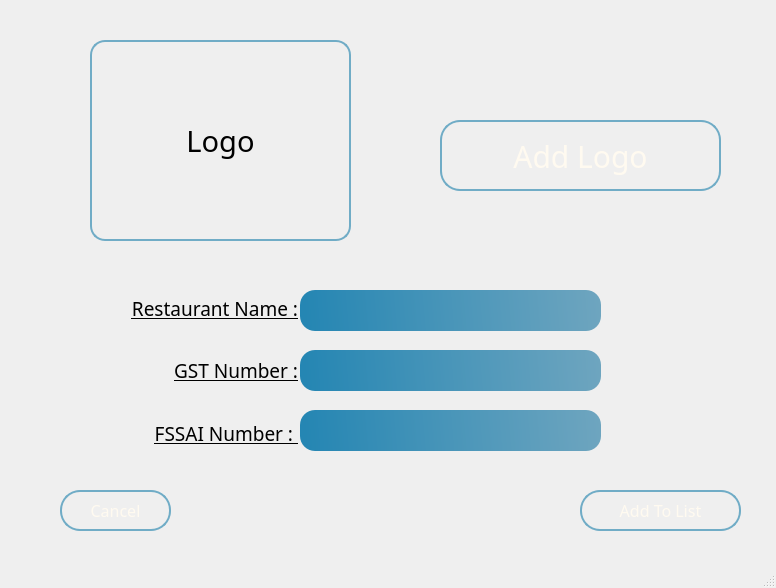
<?xml version="1.0" encoding="UTF-8"?>
<ui version="4.0">
 <class>New_restro</class>
 <widget class="QMainWindow" name="New_restro">
  <property name="geometry">
   <rect>
    <x>0</x>
    <y>0</y>
    <width>776</width>
    <height>588</height>
   </rect>
  </property>
  <property name="windowTitle">
   <string>New Restaurant</string>
  </property>
  <property name="windowIcon">
   <iconset>
    <normaloff>icon.png</normaloff>icon.png</iconset>
  </property>
  <widget class="QWidget" name="centralwidget">
   <widget class="QLabel" name="logo_label">
    <property name="geometry">
     <rect>
      <x>90</x>
      <y>40</y>
      <width>261</width>
      <height>201</height>
     </rect>
    </property>
    <property name="font">
     <font>
      <family>Segoe UI Variable Small Light</family>
      <pointsize>22</pointsize>
     </font>
    </property>
    <property name="styleSheet">
     <string notr="true">QLabel {
    border: 2px solid rgb(112, 172, 198);  
    padding: 10px;            
    border-radius: 15px;     
}

</string>
    </property>
    <property name="text">
     <string>Logo</string>
    </property>
    <property name="alignment">
     <set>Qt::AlignCenter</set>
    </property>
   </widget>
   <widget class="QPushButton" name="add_logo_pb">
    <property name="geometry">
     <rect>
      <x>440</x>
      <y>120</y>
      <width>281</width>
      <height>71</height>
     </rect>
    </property>
    <property name="font">
     <font>
      <family>Segoe UI Variable Small Semilig</family>
      <pointsize>-1</pointsize>
     </font>
    </property>
    <property name="styleSheet">
     <string notr="true">QPushButton {
    background-color: qlineargradient(spread:repeat, x1:0, y1:0.602, x2:1, y2:0.603, 
    stop:0.0631579 rgba(0, 115, 168, 216), 
    stop:0.448864 rgba(14, 116, 163, 227), 
    stop:0.653409 rgba(25, 116, 159, 199), 
    stop:0.8125 rgba(35, 117, 155, 191), 
    stop:0.982955 rgba(49, 118, 150, 185));
    
    color: #FFFAF0;  
    border-radius: 20px;      
    padding: 10px;             
    font-size: 14px;           
    border: 2px solid rgb(112, 172, 198);  /* Blue border */
}
QPushButton {
    background-color: qlineargradient(spread:repeat, x1:0, y1:0.602, x2:1, y2:0.603, 
    stop:0.0631579 rgba(0, 115, 168, 216), 
    stop:0.448864 rgba(14, 116, 163, 227), 
    stop:0.653409 rgba(25, 116, 159, 199), 
    stop:0.8125 rgba(35, 117, 155, 191), 
    stop:0.982955 rgba(49, 118, 150, 185));
    
    color: #FFFAF0;  
    border-radius: 20px;      
    padding: 10px;             
    font-size: 30px;           
    border: 2px solid rgb(112, 172, 198);  /* Blue border */
}

QPushButton:pressed {
    background-color: qlineargradient(spread:repeat, x1:0, y1:0.602, x2:1, y2:0.603, 
    stop:0.0631579 rgba(0, 100, 140, 216),  /* Darker version of the gradient */
    stop:0.448864 rgba(10, 100, 140, 227), 
    stop:0.653409 rgba(20, 100, 140, 199), 
    stop:0.8125 rgba(30, 100, 140, 191), 
    stop:0.982955 rgba(40, 100, 140, 185));
}
</string>
    </property>
    <property name="text">
     <string>Add Logo</string>
    </property>
   </widget>
   <widget class="QLineEdit" name="lineEdit">
    <property name="geometry">
     <rect>
      <x>300</x>
      <y>290</y>
      <width>301</width>
      <height>41</height>
     </rect>
    </property>
    <property name="font">
     <font>
      <family>Segoe UI Variable Small Light</family>
      <pointsize>16</pointsize>
     </font>
    </property>
    <property name="styleSheet">
     <string notr="true">QLineEdit {
    background: qlineargradient(spread:pad, x1:0.0157895, y1:0.603, x2:1, y2:0.591, stop:0 rgba(37, 134, 179, 255), stop:1 rgba(110, 165, 191, 255)); 
    
    border: qlineargradient(spread: repeat, 
                            x1: 0, y1: 0.602, x2: 1, y2: 0.597, 
                            stop: 0.0631579 rgba(0, 115, 168, 216), 
                            stop: 0.752632 rgba(25, 116, 159, 199), 
                            stop: 0.994737 rgba(49, 118, 150, 0)); 
    
    border-radius: 15px;
    padding-left: 10px;
    color: white;  
}</string>
    </property>
   </widget>
   <widget class="QLineEdit" name="lineEdit_2">
    <property name="geometry">
     <rect>
      <x>300</x>
      <y>350</y>
      <width>301</width>
      <height>41</height>
     </rect>
    </property>
    <property name="font">
     <font>
      <family>Segoe UI Variable Small Light</family>
      <pointsize>16</pointsize>
     </font>
    </property>
    <property name="styleSheet">
     <string notr="true">QLineEdit {
    background: qlineargradient(spread:pad, x1:0.0157895, y1:0.603, x2:1, y2:0.591, stop:0 rgba(37, 134, 179, 255), stop:1 rgba(110, 165, 191, 255)); 
    
    border: qlineargradient(spread: repeat, 
                            x1: 0, y1: 0.602, x2: 1, y2: 0.597, 
                            stop: 0.0631579 rgba(0, 115, 168, 216), 
                            stop: 0.752632 rgba(25, 116, 159, 199), 
                            stop: 0.994737 rgba(49, 118, 150, 0)); 
    
    border-radius: 15px;
    padding-left: 10px;
    color: white;  
}</string>
    </property>
   </widget>
   <widget class="QLineEdit" name="lineEdit_3">
    <property name="geometry">
     <rect>
      <x>300</x>
      <y>410</y>
      <width>301</width>
      <height>41</height>
     </rect>
    </property>
    <property name="font">
     <font>
      <family>Segoe UI Variable Small Light</family>
      <pointsize>16</pointsize>
     </font>
    </property>
    <property name="styleSheet">
     <string notr="true">QLineEdit {
    background: qlineargradient(spread:pad, x1:0.0157895, y1:0.603, x2:1, y2:0.591, stop:0 rgba(37, 134, 179, 255), stop:1 rgba(110, 165, 191, 255)); 
    
    border: qlineargradient(spread: repeat, 
                            x1: 0, y1: 0.602, x2: 1, y2: 0.597, 
                            stop: 0.0631579 rgba(0, 115, 168, 216), 
                            stop: 0.752632 rgba(25, 116, 159, 199), 
                            stop: 0.994737 rgba(49, 118, 150, 0)); 
    
    border-radius: 15px;
    padding-left: 10px;
    color: white;  
}</string>
    </property>
   </widget>
   <widget class="QPushButton" name="cancel_pb">
    <property name="geometry">
     <rect>
      <x>60</x>
      <y>490</y>
      <width>111</width>
      <height>41</height>
     </rect>
    </property>
    <property name="font">
     <font>
      <family>Segoe UI Variable Small</family>
      <pointsize>-1</pointsize>
     </font>
    </property>
    <property name="styleSheet">
     <string notr="true">QPushButton {
    background-color: qlineargradient(spread:repeat, x1:0, y1:0.602, x2:1, y2:0.603, 
    stop:0.0631579 rgba(0, 115, 168, 216), 
    stop:0.448864 rgba(14, 116, 163, 227), 
    stop:0.653409 rgba(25, 116, 159, 199), 
    stop:0.8125 rgba(35, 117, 155, 191), 
    stop:0.982955 rgba(49, 118, 150, 185));
    
    color: #FFFAF0;  
    border-radius: 20px;      
    padding: 10px;             
    font-size: 16px;           
    border: 2px solid rgb(112, 172, 198);  /* Blue border */
}
QPushButton {
    background-color: qlineargradient(spread:repeat, x1:0, y1:0.602, x2:1, y2:0.603, 
    stop:0.0631579 rgba(0, 115, 168, 216), 
    stop:0.448864 rgba(14, 116, 163, 227), 
    stop:0.653409 rgba(25, 116, 159, 199), 
    stop:0.8125 rgba(35, 117, 155, 191), 
    stop:0.982955 rgba(49, 118, 150, 185));
    
    color: #FFFAF0;  
    border-radius: 20px;      
    padding: 10px;             
    font-size: 16px;           
    border: 2px solid rgb(112, 172, 198);  /* Blue border */
}

QPushButton:pressed {
    background-color: qlineargradient(spread:repeat, x1:0, y1:0.602, x2:1, y2:0.603, 
    stop:0.0631579 rgba(0, 100, 140, 216),  /* Darker version of the gradient */
    stop:0.448864 rgba(10, 100, 140, 227), 
    stop:0.653409 rgba(20, 100, 140, 199), 
    stop:0.8125 rgba(30, 100, 140, 191), 
    stop:0.982955 rgba(40, 100, 140, 185));
}
</string>
    </property>
    <property name="text">
     <string>Cancel</string>
    </property>
   </widget>
   <widget class="QPushButton" name="add_restro_pb">
    <property name="geometry">
     <rect>
      <x>580</x>
      <y>490</y>
      <width>161</width>
      <height>41</height>
     </rect>
    </property>
    <property name="font">
     <font>
      <family>Segoe UI Variable Small</family>
      <pointsize>-1</pointsize>
     </font>
    </property>
    <property name="styleSheet">
     <string notr="true">QPushButton {
    background-color: qlineargradient(spread:repeat, x1:0, y1:0.602, x2:1, y2:0.603, 
    stop:0.0631579 rgba(0, 115, 168, 216), 
    stop:0.448864 rgba(14, 116, 163, 227), 
    stop:0.653409 rgba(25, 116, 159, 199), 
    stop:0.8125 rgba(35, 117, 155, 191), 
    stop:0.982955 rgba(49, 118, 150, 185));
    
    color: #FFFAF0;  
    border-radius: 20px;      
    padding: 10px;             
    font-size: 16px;           
    border: 2px solid rgb(112, 172, 198);  /* Blue border */
}
QPushButton {
    background-color: qlineargradient(spread:repeat, x1:0, y1:0.602, x2:1, y2:0.603, 
    stop:0.0631579 rgba(0, 115, 168, 216), 
    stop:0.448864 rgba(14, 116, 163, 227), 
    stop:0.653409 rgba(25, 116, 159, 199), 
    stop:0.8125 rgba(35, 117, 155, 191), 
    stop:0.982955 rgba(49, 118, 150, 185));
    
    color: #FFFAF0;  
    border-radius: 20px;      
    padding: 10px;             
    font-size: 16px;           
    border: 2px solid rgb(112, 172, 198);  /* Blue border */
}

QPushButton:pressed {
    background-color: qlineargradient(spread:repeat, x1:0, y1:0.602, x2:1, y2:0.603, 
    stop:0.0631579 rgba(0, 100, 140, 216),  /* Darker version of the gradient */
    stop:0.448864 rgba(10, 100, 140, 227), 
    stop:0.653409 rgba(20, 100, 140, 199), 
    stop:0.8125 rgba(30, 100, 140, 191), 
    stop:0.982955 rgba(40, 100, 140, 185));
}
</string>
    </property>
    <property name="text">
     <string>Add To List</string>
    </property>
   </widget>
   <widget class="QWidget" name="layoutWidget">
    <property name="geometry">
     <rect>
      <x>120</x>
      <y>280</y>
      <width>178</width>
      <height>181</height>
     </rect>
    </property>
    <property name="font">
     <font>
      <family>Segoe UI Variable Display Semil</family>
      <pointsize>14</pointsize>
      <underline>true</underline>
     </font>
    </property>
    <layout class="QVBoxLayout" name="verticalLayout">
     <item>
      <widget class="QLabel" name="label_1">
       <property name="font">
        <font>
         <family>Segoe UI Variable Display Semil</family>
         <pointsize>14</pointsize>
         <underline>true</underline>
        </font>
       </property>
       <property name="text">
        <string>Restaurant Name :</string>
       </property>
       <property name="alignment">
        <set>Qt::AlignRight|Qt::AlignTrailing|Qt::AlignVCenter</set>
       </property>
      </widget>
     </item>
     <item>
      <widget class="QLabel" name="label_2">
       <property name="font">
        <font>
         <family>Segoe UI Variable Display Semil</family>
         <pointsize>14</pointsize>
         <underline>true</underline>
        </font>
       </property>
       <property name="text">
        <string>GST Number :</string>
       </property>
       <property name="alignment">
        <set>Qt::AlignRight|Qt::AlignTrailing|Qt::AlignVCenter</set>
       </property>
      </widget>
     </item>
     <item>
      <widget class="QLabel" name="label_3">
       <property name="font">
        <font>
         <family>Segoe UI Variable Display Semil</family>
         <pointsize>14</pointsize>
         <underline>true</underline>
        </font>
       </property>
       <property name="text">
        <string>FSSAI Number : </string>
       </property>
       <property name="alignment">
        <set>Qt::AlignRight|Qt::AlignTrailing|Qt::AlignVCenter</set>
       </property>
      </widget>
     </item>
    </layout>
   </widget>
  </widget>
  <widget class="QMenuBar" name="menubar">
   <property name="geometry">
    <rect>
     <x>0</x>
     <y>0</y>
     <width>776</width>
     <height>26</height>
    </rect>
   </property>
  </widget>
  <widget class="QStatusBar" name="statusbar"/>
 </widget>
 <resources/>
 <connections/>
</ui>
